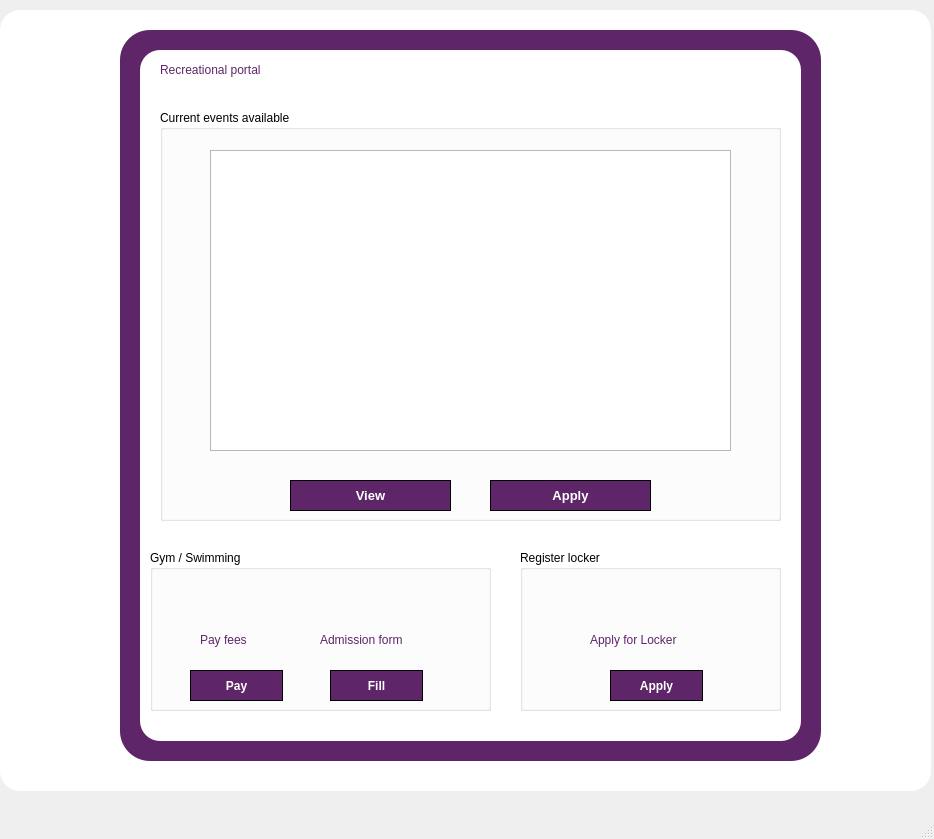
<?xml version="1.0" encoding="UTF-8"?>
<ui version="4.0">
 <class>MainWindow</class>
 <widget class="QMainWindow" name="MainWindow">
  <property name="geometry">
   <rect>
    <x>0</x>
    <y>0</y>
    <width>934</width>
    <height>839</height>
   </rect>
  </property>
  <property name="windowTitle">
   <string>MainWindow</string>
  </property>
  <property name="styleSheet">
   <string notr="true">


QLabel {
  color:#5e2568;
	
	font: 10pt &quot;Arial Nova&quot;;
}

QLineEdit {
  border-radius: 8px;
  border: 1px solid #e0e4e7;
  padding: 5px 15px;
}

QLineEdit:focus 
{
  border: 1px solid #d0e3ff;
}

QPushButton {
  font: 10pt &quot;Nirmala UI&quot;;
  background-color: #5e2568;
  color: #fff;
  font-weight: 600;
  border-radius: 100px;
  border: 1px solid;
  padding: 5px 15px;
  margin-top: 10px;
  outline: 0px;
}

QPushButton:hover,	
QPushButton:focus 
{
  border: 3px solid #9d00ff;
}



</string>
  </property>
  <widget class="QWidget" name="centralwidget">
   <widget class="QGroupBox" name="groupBox">
    <property name="geometry">
     <rect>
      <x>160</x>
      <y>110</y>
      <width>621</width>
      <height>411</height>
     </rect>
    </property>
    <property name="title">
     <string>Current events available </string>
    </property>
    <widget class="QPushButton" name="pushButton_2">
     <property name="geometry">
      <rect>
       <x>130</x>
       <y>360</y>
       <width>161</width>
       <height>41</height>
      </rect>
     </property>
     <property name="font">
      <font>
       <family>Nirmala UI</family>
       <pointsize>10</pointsize>
       <weight>75</weight>
       <italic>false</italic>
       <bold>true</bold>
      </font>
     </property>
     <property name="text">
      <string>View</string>
     </property>
    </widget>
    <widget class="QPushButton" name="pushButton_3">
     <property name="geometry">
      <rect>
       <x>330</x>
       <y>360</y>
       <width>161</width>
       <height>41</height>
      </rect>
     </property>
     <property name="font">
      <font>
       <family>Nirmala UI</family>
       <pointsize>10</pointsize>
       <weight>75</weight>
       <italic>false</italic>
       <bold>true</bold>
      </font>
     </property>
     <property name="text">
      <string>Apply</string>
     </property>
    </widget>
    <widget class="QTableWidget" name="tableWidget">
     <property name="geometry">
      <rect>
       <x>50</x>
       <y>40</y>
       <width>521</width>
       <height>301</height>
      </rect>
     </property>
    </widget>
   </widget>
   <widget class="QLabel" name="label">
    <property name="geometry">
     <rect>
      <x>160</x>
      <y>60</y>
      <width>151</width>
      <height>19</height>
     </rect>
    </property>
    <property name="text">
     <string>Recreational portal</string>
    </property>
   </widget>
   <widget class="QGroupBox" name="groupBox_2">
    <property name="geometry">
     <rect>
      <x>150</x>
      <y>550</y>
      <width>341</width>
      <height>161</height>
     </rect>
    </property>
    <property name="title">
     <string>Gym / Swimming</string>
    </property>
    <widget class="QLabel" name="label_2">
     <property name="geometry">
      <rect>
       <x>50</x>
       <y>80</y>
       <width>71</width>
       <height>19</height>
      </rect>
     </property>
     <property name="text">
      <string>Pay fees</string>
     </property>
    </widget>
    <widget class="QLabel" name="label_3">
     <property name="geometry">
      <rect>
       <x>170</x>
       <y>80</y>
       <width>121</width>
       <height>19</height>
      </rect>
     </property>
     <property name="text">
      <string>Admission form</string>
     </property>
    </widget>
    <widget class="QPushButton" name="pushButton_5">
     <property name="geometry">
      <rect>
       <x>180</x>
       <y>110</y>
       <width>93</width>
       <height>41</height>
      </rect>
     </property>
     <property name="text">
      <string>Fill</string>
     </property>
    </widget>
    <widget class="QPushButton" name="feeButton">
     <property name="geometry">
      <rect>
       <x>40</x>
       <y>110</y>
       <width>93</width>
       <height>41</height>
      </rect>
     </property>
     <property name="styleSheet">
      <string notr="true"/>
     </property>
     <property name="text">
      <string>Pay</string>
     </property>
    </widget>
   </widget>
   <widget class="QGroupBox" name="groupBox_3">
    <property name="geometry">
     <rect>
      <x>520</x>
      <y>550</y>
      <width>261</width>
      <height>161</height>
     </rect>
    </property>
    <property name="title">
     <string>Register locker</string>
    </property>
    <widget class="QPushButton" name="pushButton_4">
     <property name="geometry">
      <rect>
       <x>90</x>
       <y>110</y>
       <width>93</width>
       <height>41</height>
      </rect>
     </property>
     <property name="text">
      <string>Apply</string>
     </property>
    </widget>
    <widget class="QLabel" name="label_4">
     <property name="geometry">
      <rect>
       <x>70</x>
       <y>80</y>
       <width>141</width>
       <height>19</height>
      </rect>
     </property>
     <property name="text">
      <string>Apply for Locker</string>
     </property>
    </widget>
   </widget>
   <widget class="QWidget" name="widget" native="true">
    <property name="geometry">
     <rect>
      <x>140</x>
      <y>50</y>
      <width>661</width>
      <height>691</height>
     </rect>
    </property>
    <property name="styleSheet">
     <string notr="true">background-color: rgb(255, 255, 255);
border-radius: 20px </string>
    </property>
   </widget>
   <widget class="QWidget" name="widget_2" native="true">
    <property name="geometry">
     <rect>
      <x>120</x>
      <y>30</y>
      <width>701</width>
      <height>731</height>
     </rect>
    </property>
    <property name="styleSheet">
     <string notr="true">background-color: rgb(94, 37, 104);
border-radius: 30px </string>
    </property>
   </widget>
   <widget class="QWidget" name="widget_3" native="true">
    <property name="geometry">
     <rect>
      <x>0</x>
      <y>10</y>
      <width>931</width>
      <height>781</height>
     </rect>
    </property>
    <property name="styleSheet">
     <string notr="true">background-color: rgb(255, 255, 255);
border-radius: 20px </string>
    </property>
   </widget>
   <zorder>widget_3</zorder>
   <zorder>widget_2</zorder>
   <zorder>widget</zorder>
   <zorder>groupBox</zorder>
   <zorder>label</zorder>
   <zorder>groupBox_2</zorder>
   <zorder>groupBox_3</zorder>
  </widget>
  <widget class="QMenuBar" name="menubar">
   <property name="geometry">
    <rect>
     <x>0</x>
     <y>0</y>
     <width>934</width>
     <height>26</height>
    </rect>
   </property>
  </widget>
  <widget class="QStatusBar" name="statusbar"/>
 </widget>
 <resources/>
 <connections/>
</ui>
